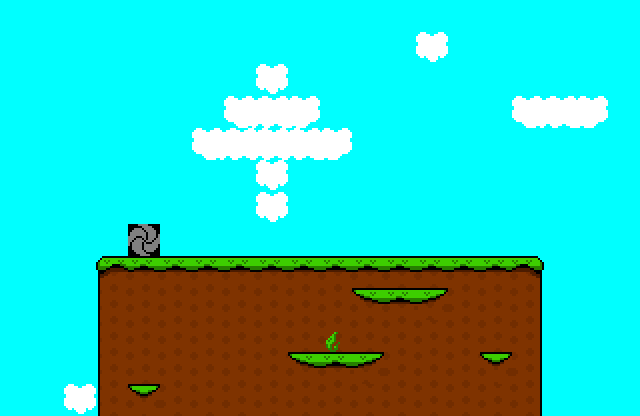

Below is a game level as drawn by its tile map, then a one-line description and the .tmx that defines it (tile-layer data replaced by summaries):
An orthogonal 20x13 tile map with 32x32 px tiles, 2 tile layers (Tile Layer 1, Tile Layer 2) and 5 objects.

<map version="1.2" tiledversion="1.2.3" orientation="orthogonal" renderorder="right-down" width="20" height="13" tilewidth="32" tileheight="32" infinite="0" nextlayerid="4" nextobjectid="6">
 <tileset firstgid="1" name="World1Tiles" tilewidth="32" tileheight="32" tilecount="135" columns="15">
  <image source="../images/tiles/World1Tiles.png" width="480" height="288" />
 </tileset>
 <layer id="1" name="Tile Layer 1" width="20" height="13">
  <data>[260 cells, 260 non-empty, 16 distinct tile ids]</data>
 </layer>
 <layer id="2" name="Tile Layer 2" width="20" height="13">
  <data>[260 cells, 1 non-empty, 1 distinct tile ids]</data>
 </layer>
 <objectgroup id="3" name="Object Layer 1">
  <object id="1" gid="2" x="480" y="256" width="32" height="32">
   <properties>
    <property name="map" value="Stage1-7" />
    <property name="type" value="portal" />
   </properties>
  </object>
  <object id="2" gid="5" x="256" y="256" width="32" height="32">
   <properties>
    <property name="text" value="Dandanland innocent is a peaceful land. There is love and security everywhere. But one day, Dandan crystal stolen!" />
    <property name="type" value="sign" />
   </properties>
  </object>
  <object id="3" gid="5" x="320" y="256" width="32" height="32">
   <properties>
    <property name="text" value="Now all Dandan creatures are restless and violence. Who did? It is Stranger.  Stranger hates everything." />
    <property name="type" value="sign" />
   </properties>
  </object>
  <object id="4" gid="5" x="384" y="256" width="32" height="32">
   <properties>
    <property name="text" value="Dandan! Fate of the world rests in your hands! The crystals collected, save the world! Stranger must be stopped!" />
    <property name="type" value="sign" />
   </properties>
  </object>
  <object id="5" gid="2" x="128" y="256" width="32" height="32">
   <properties>
    <property name="map" value="Stage1-6" />
    <property name="type" value="portal" />
   </properties>
  </object>
 </objectgroup>
</map>
